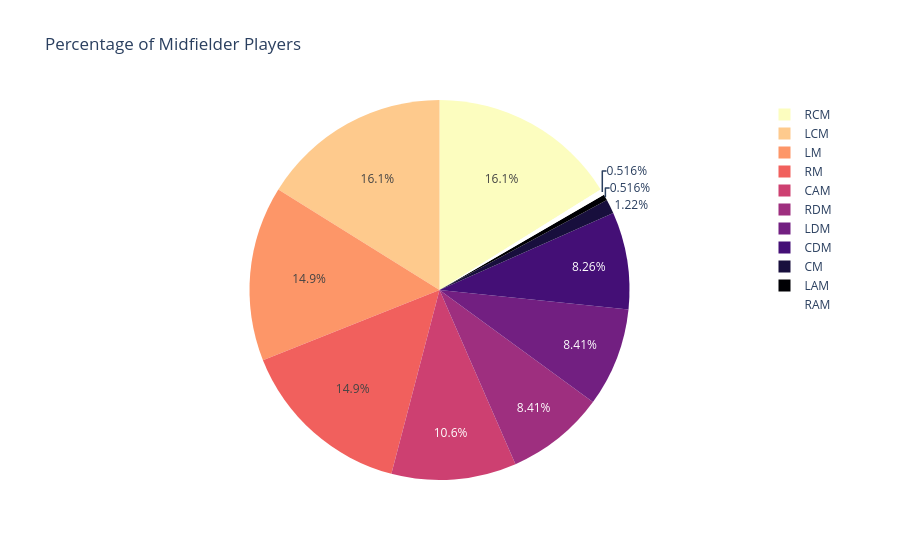

Source (notebook cell):
### Code cell
mid_p = df_24_clean.query('club_position in @midfield')

fig = px.pie(mid_p, names='club_position', color_discrete_sequence=px.colors.sequential.Magma_r,
            title='Percentage of Midfielder Players')
fig.show()

### Figure 1 — Plotly figure (JSON) as saved in the notebook; plotly's stock layout.template omitted (floating-point values rounded to 4 significant figures; data arrays with more than 128 entries replaced by an {"elided": "..."} marker saying what was removed)
{"data": [{"domain": {"x": [0, 1], "y": [0, 1]}, "hovertemplate": "club_position=%{label}<extra></extra>", "labels": {"elided": "2711 str values"}, "legendgroup": "", "name": "", "showlegend": true, "type": "pie"}], "layout": {"autosize": true, "legend": {"tracegroupgap": 0}, "piecolorway": ["#fcfdbf", "#feca8d", "#fd9668", "#f1605d", "#cd4071", "#9e2f7f", "#721f81", "#440f76", "#180f3d", "#000004"], "title": {"text": "Percentage of Midfielder Players"}}}
